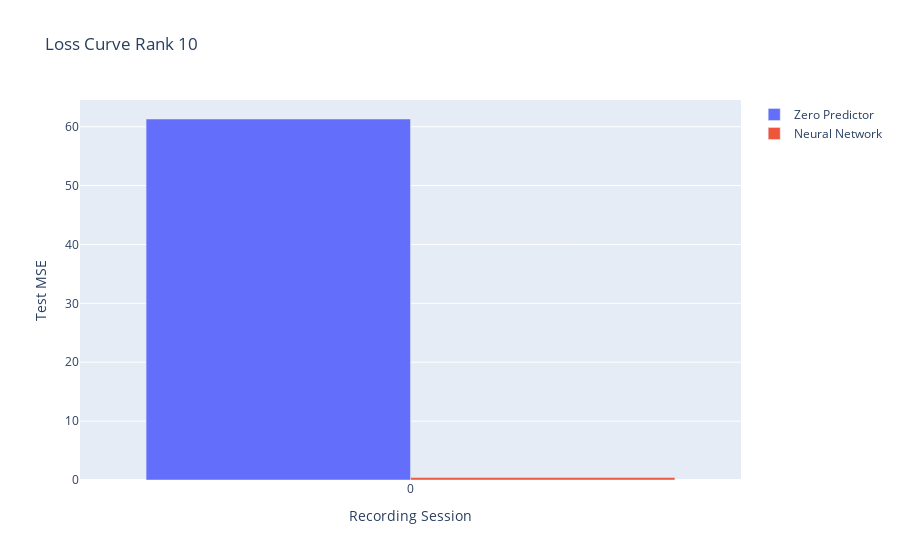

Notebook code for this chart:
### Code cell
fig = go.Figure()
fig.add_trace(go.Bar(x=np.arange(TOTAL_RECORDINGS), y=test_loss_zero_predictor, name='Zero Predictor'))
# fig.add_trace(go.Bar(x=np.arange(TOTAL_RECORDINGS), y=test_loss_reduced_rank, name='Reduced Rank'))
fig.add_trace(go.Bar(x=np.arange(TOTAL_RECORDINGS), y=test_loss_neural_network, name='Neural Network'))
# fig.add_trace(go.Bar(x=np.arange(TOTAL_RECORDINGS), y=test_loss_continuous_decoder, name='Continuous Decoder'))
fig.update_layout(title=f'Loss Curve Rank {RANK}', xaxis_title='Recording Session', yaxis_title='Test MSE')
fig.show()

### Figure 1 — Plotly figure (JSON) as saved in the notebook; plotly's stock layout.template omitted (floating-point values rounded to 4 significant figures)
{"data": [{"name": "Zero Predictor", "type": "bar", "x": [0], "y": [61.31]}, {"name": "Neural Network", "type": "bar", "x": [0], "y": [0.4034]}], "layout": {"title": {"text": "Loss Curve Rank 10"}, "xaxis": {"title": {"text": "Recording Session"}}, "yaxis": {"title": {"text": "Test MSE"}}}}
